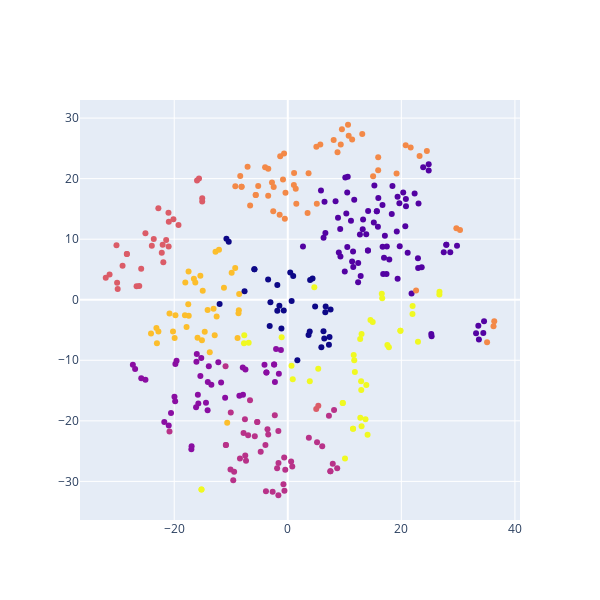

Notebook source saved alongside this figure:
### Code cell
import plotly.graph_objects as go

# Define hover template
hover_template = '<b>Feature:</b> %{customdata}'

# Plot t-SNE visualization with hover labels
fig = go.Figure()

fig.add_trace(go.Scatter(
    x=x_embedded_2d[:, 0], 
    y=x_embedded_2d[:, 1], 
    mode='markers',
    marker=dict(color=clusters),
    customdata=df_scaled.columns,
    hovertemplate=hover_template,
))

fig.update_layout(width=600, height=600)

fig.show()

### Figure 1 — Plotly figure (JSON) as saved in the notebook; plotly's stock layout.template omitted (floating-point values rounded to 4 significant figures; data arrays with more than 128 entries replaced by an {"elided": "..."} marker saying what was removed)
{"data": [{"customdata": ["White", "Undetermined", "POC", "Cis Woman", "Agender", "Cis Man", "Trans Woman", "Non Binary", "Undetermined", "Genderfluid", "Trans Man", "Intersex", "Lesbian", "Undetermined", "Ambiguous", "Bisexual", "Gay", "Pansexual", "Straight", "Polyamorous", "Asexual", "Queer", "role", "representation", "TV_rating", "IMDB_total_votes", "IMDB_rating", "seasons", "total_episodes", "duration", "year", "ABC", "ABC Kids", "Adult Swim", "Amazon Prime", "CW Seed", "Cartoon Network", "Comedy Central", "Crunchyroll Originals", "DC Universe", "Disney Channel", "Disney Junior", "Disney XD", "FX Networks", "Fox", "HBO Max", "Hulu", "Kids' WB", "LOGO TV", "Myx TV", "Netflix", "Nickelodeon", "PBS", "Paramount +", "Peacock", "Rooster Teeth", "Showtime", "SyFy", "TBS", "The Hub", "The WB", "Web Series", "Webseries", "YouTube", "action", "adenture", "adventure", "animation", "comedy", "crime", "drama", "family", "fantasy", "history", "horror", "musical", "mystery", "romance", "science fiction", "short", "sport", "talk show", "thriller", "western"], "hovertemplate": "<b>Feature:</b> %{customdata}", "marker": {"color": {"elided": "353 int values"}}, "mode": "markers", "type": "scatter", "x": {"elided": "353 float values"}, "y": {"elided": "353 float values"}}], "layout": {"height": 600, "width": 600}}
